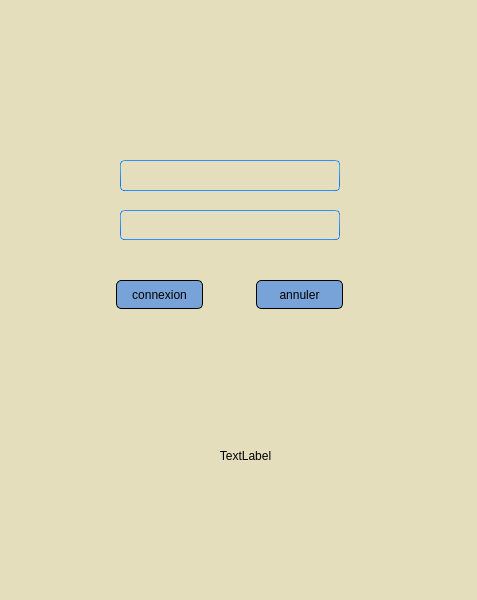
<?xml version="1.0" encoding="UTF-8"?>
<ui version="4.0">
 <class>Form</class>
 <widget class="QWidget" name="Form">
  <property name="geometry">
   <rect>
    <x>0</x>
    <y>0</y>
    <width>477</width>
    <height>600</height>
   </rect>
  </property>
  <property name="minimumSize">
   <size>
    <width>477</width>
    <height>411</height>
   </size>
  </property>
  <property name="maximumSize">
   <size>
    <width>477</width>
    <height>600</height>
   </size>
  </property>
  <property name="windowTitle">
   <string>Form</string>
  </property>
  <property name="styleSheet">
   <string notr="true">

QFrame#comps:hover{
	border-radius: 5px;
background-color: #d85c00;
}
QFrame#emps:hover{
	border-radius: 5px;
background-color: #d85c00;
}

QFrame#planning:hover{
	border-radius: 5px;
background-color: #d85c00;
}

QFrame#vans:hover{
	border-radius: 5px;
background-color: #d85c00;
}


QWidget {
	/*background-color:#ececec;*/
	background-color:#e4debc;
}
QTextEdit {
	border-width: 1px;
	border-style: solid;
	border-color: qlineargradient(spread:pad, x1:0.5, y1:1, x2:0.5, y2:0, stop:0 rgba(0, 113, 255, 255), stop:1 rgba(91, 171, 252, 255));
}
QPlainTextEdit {
	border-width: 1px;
	border-style: solid;
	border-color: qlineargradient(spread:pad, x1:0.5, y1:1, x2:0.5, y2:0, stop:0 rgba(0, 113, 255, 255), stop:1 rgba(91, 171, 252, 255));
}
QToolButton {
	border-style: solid;
	
	color: rgb(0,0,0);
	background-color:#3172c4;
}
QToolButton:hover{
	border-style: solid;
	
	background-color: #d85c00;
}
QToolButton:pressed{
	border-style: solid;
	border-top-color: qlineargradient(spread:pad, x1:0.5, y1:1, x2:0.5, y2:0, stop:0 rgb(215, 215, 215), stop:1 rgb(222, 222, 222));
	border-right-color: qlineargradient(spread:pad, x1:0, y1:0.5, x2:1, y2:0.5, stop:0 rgb(217, 217, 217), stop:1 rgb(227, 227, 227));
	border-left-color: qlineargradient(spread:pad, x1:0, y1:0.5, x2:1, y2:0.5, stop:0 rgb(227, 227, 227), stop:1 rgb(217, 217, 217));
	border-bottom-color: qlineargradient(spread:pad, x1:0.5, y1:1, x2:0.5, y2:0, stop:0 rgb(215, 215, 215), stop:1 rgb(222, 222, 222));
	border-width: 1px;
	border-radius: 5px;
	color: rgb(0,0,0);
	padding: 2px;
	background-color: rgb(142,142,142);
}
QPushButton{
	border-style: solid;
	
	border-width: 1px;
	border-radius: 5px;
	color: rgb(0,0,0);
	padding: 2px;
	background-color: #77a3d9;
}
QPushButton::default{
	border-style: solid;
	border-top-color: qlineargradient(spread:pad, x1:0.5, y1:1, x2:0.5, y2:0, stop:0 rgb(215, 215, 215), stop:1 rgb(222, 222, 222));
	border-right-color: qlineargradient(spread:pad, x1:0, y1:0.5, x2:1, y2:0.5, stop:0 rgb(217, 217, 217), stop:1 rgb(227, 227, 227));
	border-left-color: qlineargradient(spread:pad, x1:0, y1:0.5, x2:1, y2:0.5, stop:0 rgb(227, 227, 227), stop:1 rgb(217, 217, 217));
	border-bottom-color: qlineargradient(spread:pad, x1:0.5, y1:1, x2:0.5, y2:0, stop:0 rgb(215, 215, 215), stop:1 rgb(222, 222, 222));
	border-width: 1px;
	border-radius: 5px;
	color: rgb(0,0,0);
	padding: 2px;
	background-color: rgb(255,255,255);
}
QPushButton:hover{
	border-style: solid;

	background-color: #d85c00;
}
QPushButton:pressed{
	border-style: solid;
	border-top-color: qlineargradient(spread:pad, x1:0.5, y1:1, x2:0.5, y2:0, stop:0 rgb(215, 215, 215), stop:1 rgb(222, 222, 222));
	border-right-color: qlineargradient(spread:pad, x1:0, y1:0.5, x2:1, y2:0.5, stop:0 rgb(217, 217, 217), stop:1 rgb(227, 227, 227));
	border-left-color: qlineargradient(spread:pad, x1:0, y1:0.5, x2:1, y2:0.5, stop:0 rgb(227, 227, 227), stop:1 rgb(217, 217, 217));
	border-bottom-color: qlineargradient(spread:pad, x1:0.5, y1:1, x2:0.5, y2:0, stop:0 rgb(215, 215, 215), stop:1 rgb(222, 222, 222));
	border-width: 1px;
	border-radius: 5px;
	color: rgb(0,0,0);
	padding: 2px;
	background-color: rgb(142,142,142);
}
QPushButton:disabled{
	border-style: solid;
	border-top-color: qlineargradient(spread:pad, x1:0.5, y1:1, x2:0.5, y2:0, stop:0 rgb(215, 215, 215), stop:1 rgb(222, 222, 222));
	border-right-color: qlineargradient(spread:pad, x1:0, y1:0.5, x2:1, y2:0.5, stop:0 rgb(217, 217, 217), stop:1 rgb(227, 227, 227));
	border-left-color: qlineargradient(spread:pad, x1:0, y1:0.5, x2:1, y2:0.5, stop:0 rgb(227, 227, 227), stop:1 rgb(217, 217, 217));
	border-bottom-color: qlineargradient(spread:pad, x1:0.5, y1:1, x2:0.5, y2:0, stop:0 rgb(215, 215, 215), stop:1 rgb(222, 222, 222));
	border-width: 1px;
	border-radius: 5px;
	color: #808086;
	padding: 2px;
	background-color: rgb(142,142,142);
}
QLineEdit {
	border-width: 1px; border-radius: 4px;
	border-style: solid;
	border-color: qlineargradient(spread:pad, x1:0.5, y1:1, x2:0.5, y2:0, stop:0 rgba(0, 113, 255, 255), stop:1 rgba(91, 171, 252, 255));
}

QLineEdit:hover{
border-width: 1px; border-radius: 4px;
	border-style: solid;
	border-color:#ffb781
}
QLabel {
	color: #000000;
}
QLCDNumber {
	color: rgb(0, 113, 255, 255);
}
QProgressBar {
	text-align: center;
	color: rgb(240, 240, 240);
	border-width: 1px; 
	border-radius: 10px;
	border-color: rgb(230, 230, 230);
	border-style: solid;
	background-color:rgb(207,207,207);
}
QProgressBar::chunk {
	background-color: qlineargradient(spread:pad, x1:0.5, y1:1, x2:0.5, y2:0, stop:0 rgba(49, 147, 250, 255), stop:1 rgba(34, 142, 255, 255));
	border-radius: 10px;
}
QMenuBar {
	background-color: qlineargradient(spread:pad, x1:0.5, y1:1, x2:0.5, y2:0, stop:0 rgba(207, 209, 207, 255), stop:1 rgba(230, 229, 230, 255));
}
QMenuBar::item {
	color: #000000;
  	spacing: 3px;
  	padding: 1px 4px;
	background-color: qlineargradient(spread:pad, x1:0.5, y1:1, x2:0.5, y2:0, stop:0 rgba(207, 209, 207, 255), stop:1 rgba(230, 229, 230, 255));
}

QMenuBar::item:selected {
  	background-color: qlineargradient(spread:pad, x1:0.5, y1:1, x2:0.5, y2:0, stop:0 rgba(0, 113, 255, 255), stop:1 rgba(91, 171, 252, 255));
	color: #FFFFFF;
}
QMenu::item:selected {
	border-style: solid;
	border-top-color: transparent;
	border-right-color: transparent;
	border-left-color: qlineargradient(spread:pad, x1:0.5, y1:1, x2:0.5, y2:0, stop:0 rgba(0, 113, 255, 255), stop:1 rgba(91, 171, 252, 255));
	border-bottom-color: transparent;
	border-left-width: 2px;
	color: #000000;
	padding-left:15px;
	padding-top:4px;
	padding-bottom:4px;
	padding-right:7px;
}
QMenu::item {
	border-style: solid;
	border-top-color: transparent;
	border-right-color: transparent;
	border-left-color: transparent;
	border-bottom-color: transparent;
	border-bottom-width: 1px;
	color: #000000;
	padding-left:17px;
	padding-top:4px;
	padding-bottom:4px;
	padding-right:7px;
}
QTabWidget {
	color:rgb(0,0,0);
	background-color:#000000;
}
QTabWidget::pane {
		border-color: rgb(223,223,223);
		background-color:rgb(226,226,226);
		border-style: solid;
		border-width: 2px;
    	border-radius: 6px;
}
QTabBar::tab:first {
	border-style: solid;
	border-left-width:1px;
	border-right-width:0px;
	border-top-width:1px;
	border-bottom-width:1px;
	border-top-color: rgb(209,209,209);
	border-left-color: qlineargradient(spread:pad, x1:0.5, y1:1, x2:0.5, y2:0, stop:0 rgba(209, 209, 209, 209), stop:1 rgba(229, 229, 229, 229));
	border-bottom-color: rgb(229,229,229);
	border-top-left-radius: 4px;
	border-bottom-left-radius: 4px;
	color: #000000;
	padding: 3px;
	margin-left:0px;
	background-color: qlineargradient(spread:pad, x1:0.5, y1:1, x2:0.5, y2:0, stop:0 rgba(247, 247, 247, 255), stop:1 rgba(255, 255, 255, 255));
}
QTabBar::tab:last {
	border-style: solid;
	border-width:1px;
	border-top-color: rgb(209,209,209);
	border-left-color: qlineargradient(spread:pad, x1:0.5, y1:1, x2:0.5, y2:0, stop:0 rgba(209, 209, 209, 209), stop:1 rgba(229, 229, 229, 229));
	border-right-color: qlineargradient(spread:pad, x1:0.5, y1:1, x2:0.5, y2:0, stop:0 rgba(209, 209, 209, 209), stop:1 rgba(229, 229, 229, 229));
	border-bottom-color: rgb(229,229,229);
	border-top-right-radius: 4px;
	border-bottom-right-radius: 4px;
	color: #000000;
	padding: 3px;
	margin-left:0px;
	background-color: qlineargradient(spread:pad, x1:0.5, y1:1, x2:0.5, y2:0, stop:0 rgba(247, 247, 247, 255), stop:1 rgba(255, 255, 255, 255));
}
QTabBar::tab {
	border-style: solid;
	border-top-width:1px;
	border-bottom-width:1px;
	border-left-width:1px;
	border-top-color: rgb(209,209,209);
	border-left-color: qlineargradient(spread:pad, x1:0.5, y1:1, x2:0.5, y2:0, stop:0 rgba(209, 209, 209, 209), stop:1 rgba(229, 229, 229, 229));
	border-bottom-color: rgb(229,229,229);
	color: #000000;
	padding: 3px;
	margin-left:0px;
	background-color: qlineargradient(spread:pad, x1:0.5, y1:1, x2:0.5, y2:0, stop:0 rgba(247, 247, 247, 255), stop:1 rgba(255, 255, 255, 255));
}
QTabBar::tab:selected, QTabBar::tab:last:selected, QTabBar::tab:hover {
  	border-style: solid;
  	border-left-width:1px;
	border-right-color: transparent;
	border-top-color: rgb(209,209,209);
	border-left-color: qlineargradient(spread:pad, x1:0.5, y1:1, x2:0.5, y2:0, stop:0 rgba(209, 209, 209, 209), stop:1 rgba(229, 229, 229, 229));
	border-bottom-color: rgb(229,229,229);
	color: #FFFFFF;
	padding: 3px;
	margin-left:0px;
	background-color: qlineargradient(spread:pad, x1:0.5, y1:1, x2:0.5, y2:0, stop:0 rgba(0, 113, 255, 255), stop:1 rgba(91, 171, 252, 255));
}

QTabBar::tab:selected, QTabBar::tab:first:selected, QTabBar::tab:hover {
  	border-style: solid;
  	border-left-width:1px;
  	border-bottom-width:1px;
  	border-top-width:1px;
	border-right-color: transparent;
	border-top-color: rgb(209,209,209);
	border-left-color: qlineargradient(spread:pad, x1:0.5, y1:1, x2:0.5, y2:0, stop:0 rgba(209, 209, 209, 209), stop:1 rgba(229, 229, 229, 229));
	border-bottom-color: rgb(229,229,229);
	color: #FFFFFF;
	padding: 3px;
	margin-left:0px;
	background-color: qlineargradient(spread:pad, x1:0.5, y1:1, x2:0.5, y2:0, stop:0 rgba(0, 113, 255, 255), stop:1 rgba(91, 171, 252, 255));
}

QCheckBox {
	color: #000000;
	padding: 2px;
}
QCheckBox:disabled {
	color: #808086;
	padding: 2px;
}

QCheckBox:hover {
	border-radius:4px;
	border-style:solid;
	padding-left: 1px;
	padding-right: 1px;
	padding-bottom: 1px;
	padding-top: 1px;
	border-width:1px;
	border-color: transparent;
}
QCheckBox::indicator:checked {

	height: 10px;
	width: 10px;
	border-style:solid;
	border-width: 1px;
	border-color: qlineargradient(spread:pad, x1:0.5, y1:1, x2:0.5, y2:0, stop:0 rgba(0, 113, 255, 255), stop:1 rgba(91, 171, 252, 255));
	color: #000000;
	background-color: qlineargradient(spread:pad, x1:0.5, y1:1, x2:0.5, y2:0, stop:0 rgba(0, 113, 255, 255), stop:1 rgba(91, 171, 252, 255));
}
QCheckBox::indicator:unchecked {

	height: 10px;
	width: 10px;
	border-style:solid;
	border-width: 1px;
	border-color: qlineargradient(spread:pad, x1:0.5, y1:1, x2:0.5, y2:0, stop:0 rgba(0, 113, 255, 255), stop:1 rgba(91, 171, 252, 255));
	color: #000000;
}
QRadioButton {
	color: 000000;
	padding: 1px;
}
QRadioButton::indicator:checked {
	height: 10px;
	width: 10px;
	border-style:solid;
	border-radius:5px;
	border-width: 1px;
	border-color: qlineargradient(spread:pad, x1:0.5, y1:1, x2:0.5, y2:0, stop:0 rgba(0, 113, 255, 255), stop:1 rgba(91, 171, 252, 255));
	color: #a9b7c6;
	background-color: qlineargradient(spread:pad, x1:0.5, y1:1, x2:0.5, y2:0, stop:0 rgba(0, 113, 255, 255), stop:1 rgba(91, 171, 252, 255));
}
QRadioButton::indicator:!checked {
	height: 10px;
	width: 10px;
	border-style:solid;
	border-radius:5px;
	border-width: 1px;
	border-color: qlineargradient(spread:pad, x1:0.5, y1:1, x2:0.5, y2:0, stop:0 rgba(0, 113, 255, 255), stop:1 rgba(91, 171, 252, 255));
	color: #a9b7c6;
	background-color: transparent;
}
QStatusBar {
	color:#027f7f;
}
QSpinBox {
	border-style: solid;
	border-width: 1px;
	border-color: qlineargradient(spread:pad, x1:0.5, y1:1, x2:0.5, y2:0, stop:0 rgba(0, 113, 255, 255), stop:1 rgba(91, 171, 252, 255));
}
QDoubleSpinBox {
	border-style: solid;
	border-width: 1px;
	border-color: qlineargradient(spread:pad, x1:0.5, y1:1, x2:0.5, y2:0, stop:0 rgba(0, 113, 255, 255), stop:1 rgba(91, 171, 252, 255));
}
QTimeEdit {
	border-style: solid;
	border-width: 1px;
	border-color: qlineargradient(spread:pad, x1:0.5, y1:1, x2:0.5, y2:0, stop:0 rgba(0, 113, 255, 255), stop:1 rgba(91, 171, 252, 255));
}
QDateTimeEdit {
	border-style: solid;
	border-width: 1px;
	border-color: qlineargradient(spread:pad, x1:0.5, y1:1, x2:0.5, y2:0, stop:0 rgba(0, 113, 255, 255), stop:1 rgba(91, 171, 252, 255));
}
QDateEdit {
	border-style: solid;
	border-width: 1px;
	border-color: qlineargradient(spread:pad, x1:0.5, y1:1, x2:0.5, y2:0, stop:0 rgba(0, 113, 255, 255), stop:1 rgba(91, 171, 252, 255));
}

QToolBox {
	color: #a9b7c6;
	background-color:#000000;
}
QToolBox::tab {
	color: #a9b7c6;
	background-color:#000000;
}
QToolBox::tab:selected {
	color: #FFFFFF;
	background-color:#000000;
}
QScrollArea {
	color: #FFFFFF;
	background-color:#000000;
}
QSlider::groove:horizontal {
	height: 5px;
	background-color: qlineargradient(spread:pad, x1:0.5, y1:1, x2:0.5, y2:0, stop:0 rgba(49, 147, 250, 255), stop:1 rgba(34, 142, 255, 255));
}
QSlider::groove:vertical {
	width: 5px;
	background-color: qlineargradient(spread:pad, x1:0.5, y1:1, x2:0.5, y2:0, stop:0 rgba(49, 147, 250, 255), stop:1 rgba(34, 142, 255, 255));
}
QSlider::handle:horizontal {
	background: rgb(253,253,253);
	border-style: solid;
	border-width: 1px;
	border-color: rgb(207,207,207);
	width: 12px;
	margin: -5px 0;
	border-radius: 7px;
}
QSlider::handle:vertical {
	background: rgb(253,253,253);
	border-style: solid;
	border-width: 1px;
	border-color: rgb(207,207,207);
	height: 12px;
	margin: 0 -5px;
	border-radius: 7px;
}
QSlider::add-page:horizontal {
    background: rgb(181,181,181);
}
QSlider::add-page:vertical {
    background: rgb(181,181,181);
}
QSlider::sub-page:horizontal {
    background-color: qlineargradient(spread:pad, x1:0.5, y1:1, x2:0.5, y2:0, stop:0 rgba(49, 147, 250, 255), stop:1 rgba(34, 142, 255, 255));
}
QSlider::sub-page:vertical {
    background-color: qlineargradient(spread:pad, y1:0.5, x1:1, y2:0.5, x2:0, stop:0 rgba(49, 147, 250, 255), stop:1 rgba(34, 142, 255, 255));
}
QScrollBar:horizontal {
	max-height: 20px;
	border: 1px transparent grey;
	margin: 0px 20px 0px 20px;
}
QScrollBar:vertical {
	max-width: 20px;
	border: 1px transparent grey;
	margin: 20px 0px 20px 0px;
}
QScrollBar::handle:horizontal {
	background: rgb(253,253,253);
	border-style: solid;
	border-width: 1px;
	border-color: rgb(207,207,207);
	border-radius: 7px;
	min-width: 25px;
}
QScrollBar::handle:horizontal:hover {
	background: rgb(253,253,253);
	border-style: solid;
	border-width: 1px;
	border-color: rgb(147, 200, 200);
	border-radius: 7px;
	min-width: 25px;
}
QScrollBar::handle:vertical {
	background: rgb(253,253,253);
	border-style: solid;
	border-width: 1px;
	border-color: rgb(207,207,207);
	border-radius: 7px;
	min-height: 25px;
}
QScrollBar::handle:vertical:hover {
	background: rgb(253,253,253);
	border-style: solid;
	border-width: 1px;
	border-color: rgb(147, 200, 200);
	border-radius: 7px;
	min-height: 25px;
}
QScrollBar::add-line:horizontal {
   border: 2px transparent grey;
   border-top-right-radius: 7px;
   border-bottom-right-radius: 7px;
   background: rgba(34, 142, 255, 255);
   width: 20px;
   subcontrol-position: right;
   subcontrol-origin: margin;
}
QScrollBar::add-line:horizontal:pressed {
   border: 2px transparent grey;
   border-top-right-radius: 7px;
   border-bottom-right-radius: 7px;
   background: rgb(181,181,181);
   width: 20px;
   subcontrol-position: right;
   subcontrol-origin: margin;
}
QScrollBar::add-line:vertical {
   border: 2px transparent grey;
   border-bottom-left-radius: 7px;
   border-bottom-right-radius: 7px;
   background: rgba(34, 142, 255, 255);
   height: 20px;
   subcontrol-position: bottom;
   subcontrol-origin: margin;
}
QScrollBar::add-line:vertical:pressed {
   border: 2px transparent grey;
   border-bottom-left-radius: 7px;
   border-bottom-right-radius: 7px;
   background: rgb(181,181,181);
   height: 20px;
   subcontrol-position: bottom;
   subcontrol-origin: margin;
}
QScrollBar::sub-line:horizontal {
   border: 2px transparent grey;
   border-top-left-radius: 7px;
   border-bottom-left-radius: 7px;
   background: rgba(34, 142, 255, 255);
   width: 20px;
   subcontrol-position: left;
   subcontrol-origin: margin;
}
QScrollBar::sub-line:horizontal:pressed {
   border: 2px transparent grey;
   border-top-left-radius: 7px;
   border-bottom-left-radius: 7px;
   background: rgb(181,181,181);
   width: 20px;
   subcontrol-position: left;
   subcontrol-origin: margin;
}
QScrollBar::sub-line:vertical {
   border: 2px transparent grey;
   border-top-left-radius: 7px;
   border-top-right-radius: 7px;
   background: rgba(34, 142, 255, 255);
   height: 20px;
   subcontrol-position: top;
   subcontrol-origin: margin;
}
QScrollBar::sub-line:vertical:pressed {
   border: 2px transparent grey;
   border-top-left-radius: 7px;
   border-top-right-radius: 7px;
   background: rgb(181,181,181);
   height: 20px;
   subcontrol-position: top;
   subcontrol-origin: margin;
}
QScrollBar::left-arrow:horizontal {
   border: 1px transparent grey;
   border-top-left-radius: 3px;
   border-bottom-left-radius: 3px;
   width: 6px;
   height: 6px;
   background: white;
}
QScrollBar::right-arrow:horizontal {
   border: 1px transparent grey;
   border-top-right-radius: 3px;
   border-bottom-right-radius: 3px;
   width: 6px;
   height: 6px;
   background: white;
}
QScrollBar::up-arrow:vertical {
   border: 1px transparent grey;
   border-top-left-radius: 3px;
   border-top-right-radius: 3px;
   width: 6px;
   height: 6px;
   background: white;
}
QScrollBar::down-arrow:vertical {
   border: 1px transparent grey;
   border-bottom-left-radius: 3px;
   border-bottom-right-radius: 3px;
   width: 6px;
   height: 6px;
   background: white;
}
QScrollBar::add-page:horizontal, QScrollBar::sub-page:horizontal {
   background: none;
}
QScrollBar::add-page:vertical, QScrollBar::sub-page:vertical {
   background: none;
}</string>
  </property>
  <widget class="QPushButton" name="cnx">
   <property name="geometry">
    <rect>
     <x>116</x>
     <y>280</y>
     <width>87</width>
     <height>29</height>
    </rect>
   </property>
   <property name="text">
    <string>connexion</string>
   </property>
  </widget>
  <widget class="QPushButton" name="cancel">
   <property name="geometry">
    <rect>
     <x>256</x>
     <y>280</y>
     <width>87</width>
     <height>29</height>
    </rect>
   </property>
   <property name="text">
    <string>annuler</string>
   </property>
  </widget>
  <widget class="QLabel" name="label">
   <property name="geometry">
    <rect>
     <x>180</x>
     <y>30</y>
     <width>110</width>
     <height>110</height>
    </rect>
   </property>
   <property name="text">
    <string/>
   </property>
   <property name="alignment">
    <set>Qt::AlignCenter</set>
   </property>
  </widget>
  <widget class="QLineEdit" name="username_in">
   <property name="geometry">
    <rect>
     <x>120</x>
     <y>160</y>
     <width>220</width>
     <height>31</height>
    </rect>
   </property>
   <property name="frame">
    <bool>true</bool>
   </property>
   <property name="alignment">
    <set>Qt::AlignCenter</set>
   </property>
   <property name="placeholderText">
    <string/>
   </property>
   <property name="cursorMoveStyle">
    <enum>Qt::LogicalMoveStyle</enum>
   </property>
   <property name="clearButtonEnabled">
    <bool>true</bool>
   </property>
  </widget>
  <widget class="QLineEdit" name="passwrd_in">
   <property name="geometry">
    <rect>
     <x>120</x>
     <y>210</y>
     <width>220</width>
     <height>30</height>
    </rect>
   </property>
   <property name="echoMode">
    <enum>QLineEdit::Password</enum>
   </property>
   <property name="alignment">
    <set>Qt::AlignCenter</set>
   </property>
   <property name="clearButtonEnabled">
    <bool>true</bool>
   </property>
  </widget>
  <widget class="QLabel" name="label_2">
   <property name="geometry">
    <rect>
     <x>70</x>
     <y>370</y>
     <width>351</width>
     <height>171</height>
    </rect>
   </property>
   <property name="text">
    <string>TextLabel</string>
   </property>
   <property name="alignment">
    <set>Qt::AlignCenter</set>
   </property>
  </widget>
 </widget>
 <resources/>
 <connections/>
</ui>
